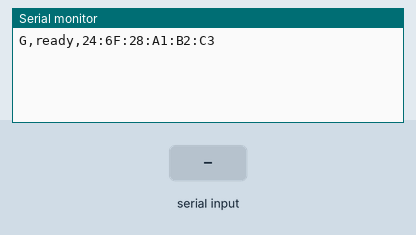
Recording of a sketch running on a simulated ESP32. Shown: the last lines printed to the serial monitor. The test bench sets the inputs (shaded band).

Above: at 1.2 s.
1.3 s: "1\n" received over Serial
At 2.0 s:
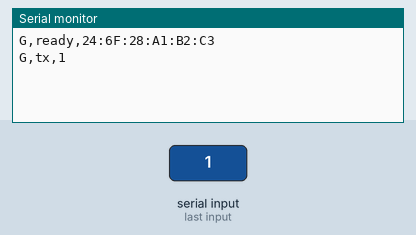
2.8 s: "0\n" received over Serial
At 3.1 s:
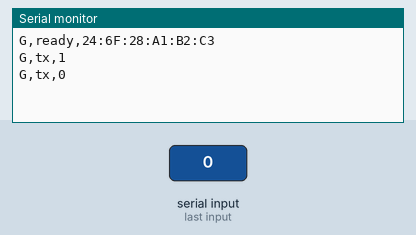

The sketch:

cleanmate_gateway.ino
```cpp
// CleanMate - ESP-NOW gateway (USB serial <-> robots)

#include <Arduino.h>
#include <WiFi.h>
#include <esp_now.h>
#include <esp_wifi.h>

static const uint8_t LEADER_MAC[6]   = {0xEC, 0xE3, 0x34, 0x22, 0x25, 0x50};
static const uint8_t FOLLOWER_MAC[6] = {0xF0, 0x24, 0xF9, 0x0E, 0x2B, 0xE4};
#define WIFI_CHANNEL 1

typedef struct __attribute__((packed)) {
  uint8_t robot_id; uint8_t state; uint32_t seq; uint32_t t_ms;
  int32_t enc_left; int32_t enc_right;
  float heading_deg; float dist_travelled_m; float v_actual_mps;
  uint16_t lateral_gap_mm; uint16_t dist_fl_mm; uint16_t dist_fr_mm; uint16_t batt_mv;
  uint8_t flags;
} RobotTelemetry;
typedef struct __attribute__((packed)) { char txt[25]; } TextCmd;

QueueHandle_t q;

#if defined(ESP_ARDUINO_VERSION_MAJOR) && ESP_ARDUINO_VERSION_MAJOR >= 3
void onRecv(const esp_now_recv_info_t* info, const uint8_t* data, int len) {
#else
void onRecv(const uint8_t* mac, const uint8_t* data, int len) {
#endif
  if (len == sizeof(RobotTelemetry)) {
    RobotTelemetry t; memcpy(&t, data, len);
    xQueueSend(q, &t, 0);
  }
}

void addPeer(const uint8_t* mac) {
  esp_now_peer_info_t p = {};
  memcpy(p.peer_addr, mac, 6); p.channel = WIFI_CHANNEL; p.encrypt = false;
  esp_now_add_peer(&p);
}

void setup() {
  Serial.begin(115200);
  q = xQueueCreate(32, sizeof(RobotTelemetry));
  WiFi.mode(WIFI_STA);
  WiFi.disconnect();
  esp_wifi_set_channel(WIFI_CHANNEL, WIFI_SECOND_CHAN_NONE);
  if (esp_now_init() != ESP_OK) { Serial.println("G,espnow-init-failed"); return; }
  esp_now_register_recv_cb(onRecv);
  addPeer(LEADER_MAC); addPeer(FOLLOWER_MAC);
  Serial.printf("G,ready,%s\n", WiFi.macAddress().c_str());
}

void loop() {
  static String buf;
  while (Serial.available()) {
    char c = Serial.read();
    if (c == '\n' || c == '\r') {
      if (buf.length()) {
        TextCmd tc = {}; buf.toCharArray(tc.txt, sizeof(tc.txt));
        esp_now_send(LEADER_MAC, (uint8_t*)&tc, sizeof(tc));
        esp_now_send(FOLLOWER_MAC, (uint8_t*)&tc, sizeof(tc));
        if (strcmp(tc.txt, "h")) Serial.printf("G,tx,%s\n", tc.txt);
        buf = "";
      }
    } else if (buf.length() < 24) buf += c;
  }
  static uint8_t cnt[3] = {0, 0, 0};
  RobotTelemetry t;
  while (xQueueReceive(q, &t, 0) == pdTRUE) {
    if (t.robot_id > 2 || ++cnt[t.robot_id] < 5) continue;
    cnt[t.robot_id] = 0;
    Serial.printf("T,%u,%u,%lu,%lu,%ld,%ld,%.1f,%.3f,%.3f,%u,%u,%u,%u,%u\n",
      t.robot_id, t.state, (unsigned long)t.seq, (unsigned long)t.t_ms, (long)t.enc_left, (long)t.enc_right,
      t.heading_deg, t.dist_travelled_m, t.v_actual_mps, t.lateral_gap_mm, t.dist_fl_mm, t.dist_fr_mm,
      t.batt_mv, t.flags);
  }
}
```

Measured:
- after the input at 1.3 s, the serial monitor: prints a new line at once (image 1)
- after the input at 2.8 s, the serial monitor: prints a new line at once (image 2)
